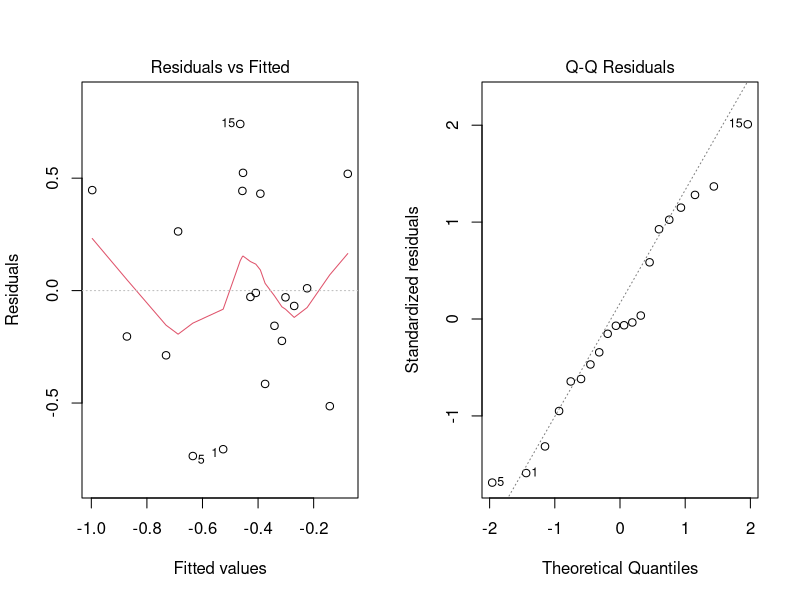
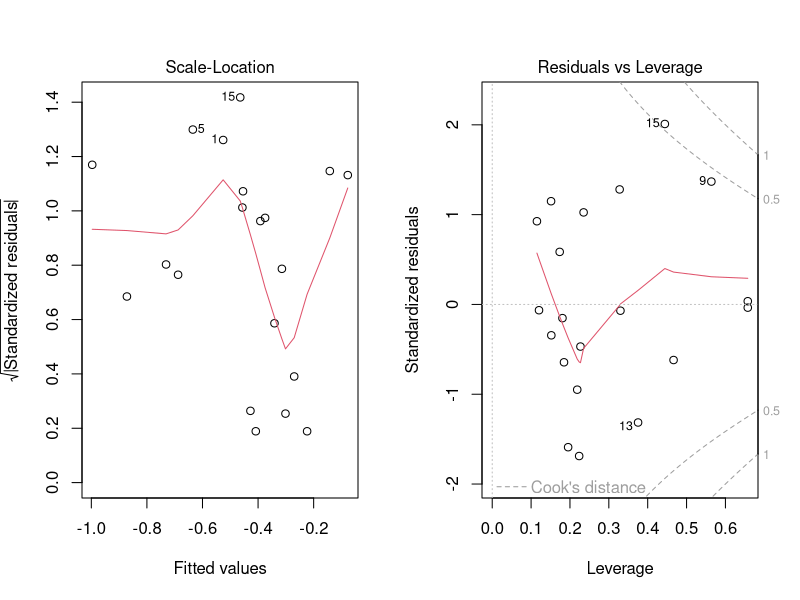
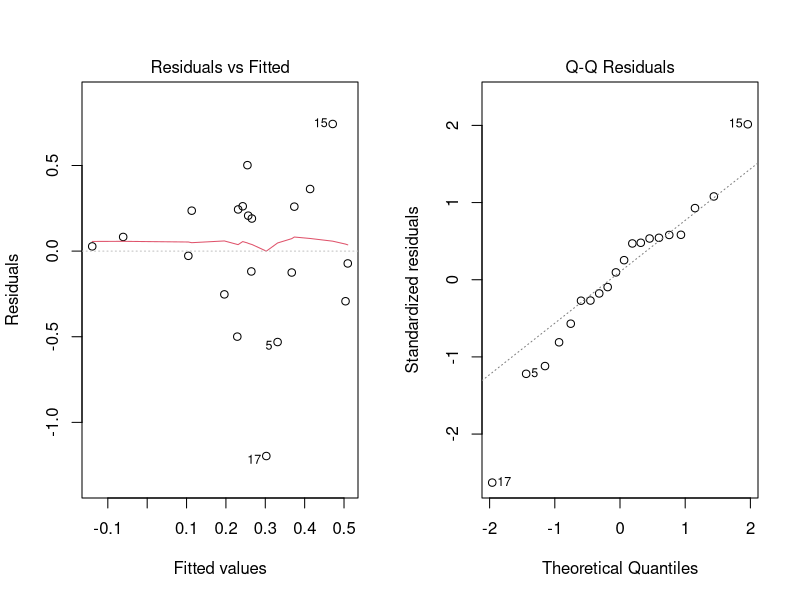
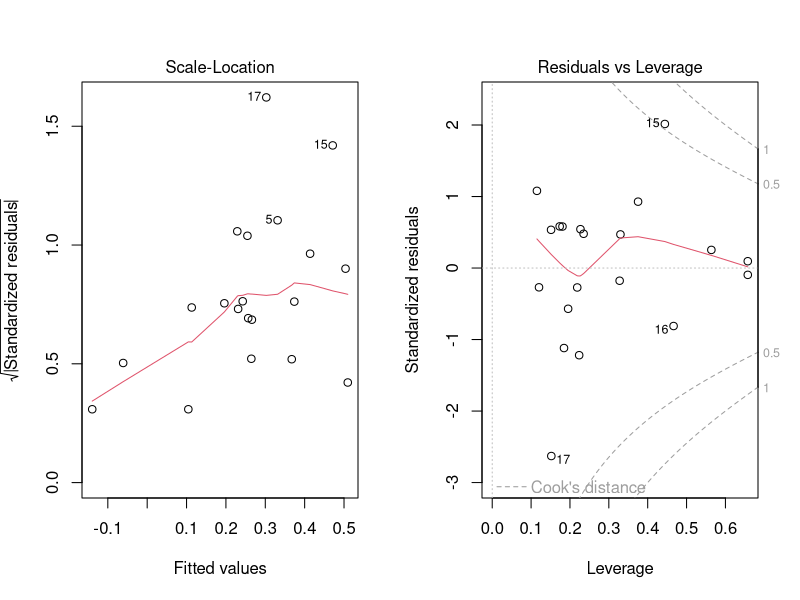

Reproduce these figures in R, in order. (Note: this script raises an error after producing the figures.)
library(tidyverse)
df <- readr::read_csv("data/sample_data.csv") %>%
  mutate(
    sex = factor(sex, levels=c("F","M","U")),
    log_hg_blood   = log(hg_blood_ug_g),
    log_hg_feather = log(hg_feather_ug_g)
  )
df %>% summarise(across(c(hg_blood_ug_g,hg_feather_ug_g,mass_g,wing_length_mm,tarsus_length_mm),
                        list(n=~sum(!is.na(.)), mean=mean, sd=sd, min=min, max=max), .names="{.col}.{.fn}"))
cor.test(df$log_hg_blood, df$log_hg_feather, method="pearson")
cor.test(df$hg_blood_ug_g, df$mass_g, method="spearman")
cor.test(df$hg_feather_ug_g, df$wing_length_mm, method="spearman")

anova_blood  <- aov(log_hg_blood ~ sex, data=df);  summary(anova_blood)
anova_feath  <- aov(log_hg_feather ~ sex, data=df); summary(anova_feath)
TukeyHSD(anova_blood); TukeyHSD(anova_feath)

kruskal.test(hg_blood_ug_g ~ sex, data=df)

m1 <- lm(log_hg_blood ~ sex + mass_g + wing_length_mm + tarsus_length_mm, data=df)
m2 <- lm(log_hg_feather ~ sex + mass_g + wing_length_mm + tarsus_length_mm, data=df)
summary(m1); summary(m2)

par(mfrow=c(1,2)); plot(m1); plot(m2); par(mfrow=c(1,1))

m_krew <- lm(log_hg_blood ~ log_hg_feather + sex + mass_g + wing_length_mm + tarsus_length_mm, data=df)
summary(m_krew)
library(MASS)
rlm_blood <- rlm(log_hg_blood ~ log_hg_feather + sex + mass_g, data=df); summary(rlm_blood)

library(quantreg)
rq_blood  <- rq(log_hg_blood ~ log_hg_feather + sex + mass_g, data=df, tau=0.5)
summary(rq_blood)

vars <- df %>% select(log_hg_blood, log_hg_feather, mass_g, wing_length_mm, tarsus_length_mm) %>% drop_na()
pca <- prcomp(scale(vars), center=TRUE, scale.=TRUE)
summary(pca); pca$rotation

library(ggplot2)
ggplot(df, aes(sex, log_hg_blood)) + geom_boxplot() + geom_jitter(width=0.1, alpha=.6)
ggplot(df, aes(log_hg_feather, log_hg_blood)) + geom_point() + geom_smooth(method="lm", se=TRUE)

